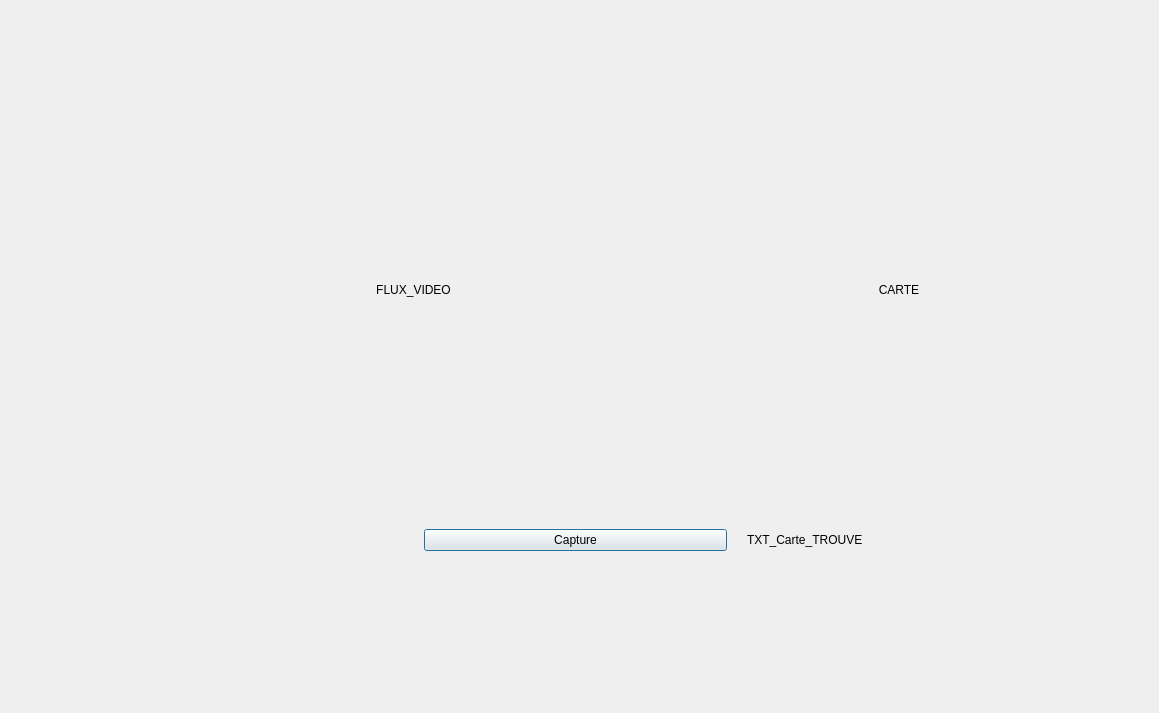
<?xml version="1.0" encoding="UTF-8"?>
<ui version="4.0">
 <class>Reco_carte</class>
 <widget class="QDialog" name="Reco_carte">
  <property name="geometry">
   <rect>
    <x>0</x>
    <y>0</y>
    <width>1159</width>
    <height>713</height>
   </rect>
  </property>
  <property name="windowTitle">
   <string>Dialog</string>
  </property>
  <widget class="QWidget" name="gridLayoutWidget">
   <property name="geometry">
    <rect>
     <x>80</x>
     <y>50</y>
     <width>991</width>
     <height>511</height>
    </rect>
   </property>
   <layout class="QGridLayout" name="gridLayout">
    <property name="sizeConstraint">
     <enum>QLayout::SetNoConstraint</enum>
    </property>
    <property name="leftMargin">
     <number>20</number>
    </property>
    <property name="topMargin">
     <number>20</number>
    </property>
    <property name="rightMargin">
     <number>20</number>
    </property>
    <property name="bottomMargin">
     <number>10</number>
    </property>
    <property name="spacing">
     <number>20</number>
    </property>
    <item row="0" column="2">
     <widget class="QLabel" name="card_match_label">
      <property name="text">
       <string>CARTE</string>
      </property>
      <property name="alignment">
       <set>Qt::AlignCenter</set>
      </property>
      <property name="margin">
       <number>0</number>
      </property>
     </widget>
    </item>
    <item row="1" column="2">
     <widget class="QLabel" name="nom_carte_label">
      <property name="text">
       <string>TXT_Carte_TROUVE</string>
      </property>
     </widget>
    </item>
    <item row="0" column="0" colspan="2">
     <widget class="QLabel" name="capture_label">
      <property name="text">
       <string>FLUX_VIDEO</string>
      </property>
      <property name="alignment">
       <set>Qt::AlignCenter</set>
      </property>
      <property name="wordWrap">
       <bool>false</bool>
      </property>
     </widget>
    </item>
    <item row="1" column="1">
     <widget class="QPushButton" name="capture_button">
      <property name="text">
       <string>Capture</string>
      </property>
     </widget>
    </item>
   </layout>
  </widget>
  <widget class="QLabel" name="nom_carte_label_2">
   <property name="geometry">
    <rect>
     <x>100</x>
     <y>620</y>
     <width>304</width>
     <height>24</height>
    </rect>
   </property>
   <property name="text">
    <string/>
   </property>
  </widget>
 </widget>
 <resources/>
 <connections/>
</ui>
